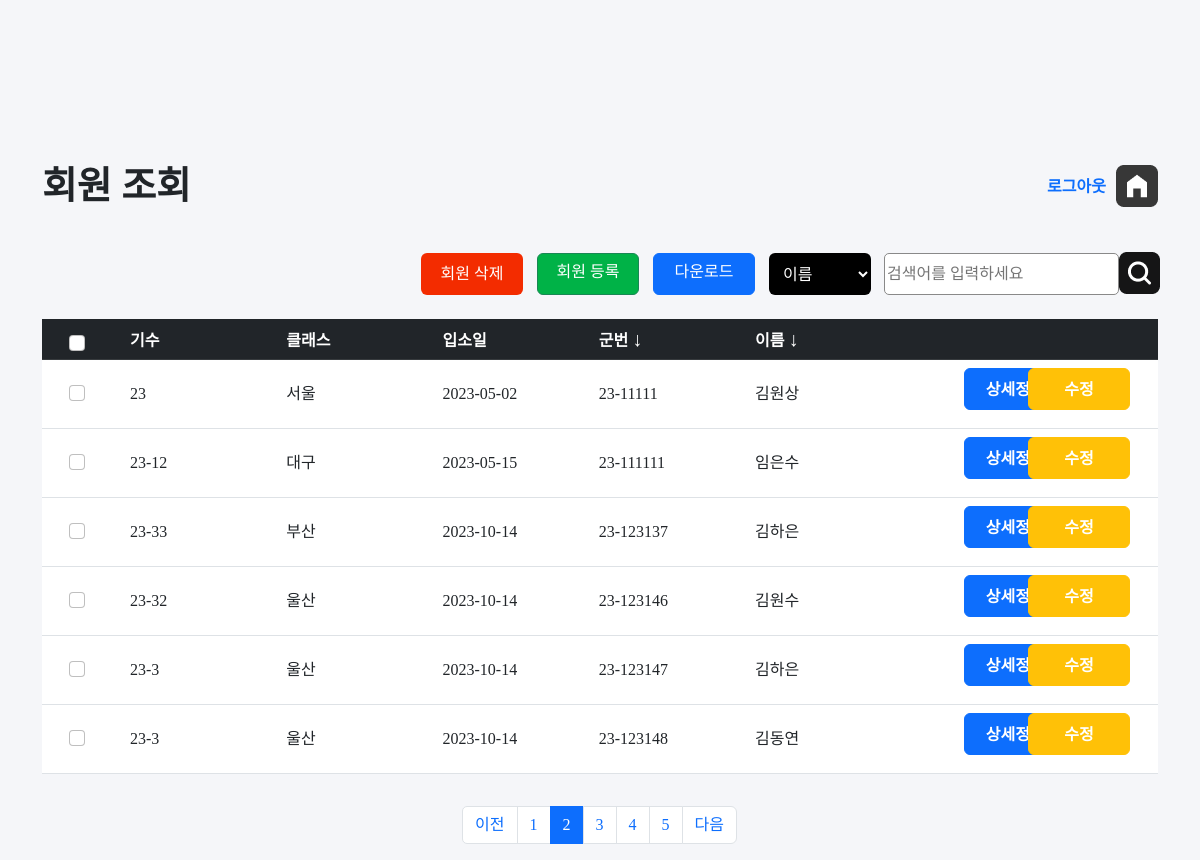
/jangseong/sort2.php?page=2&act=a (signed in), run on an earlier commit of the app's database.
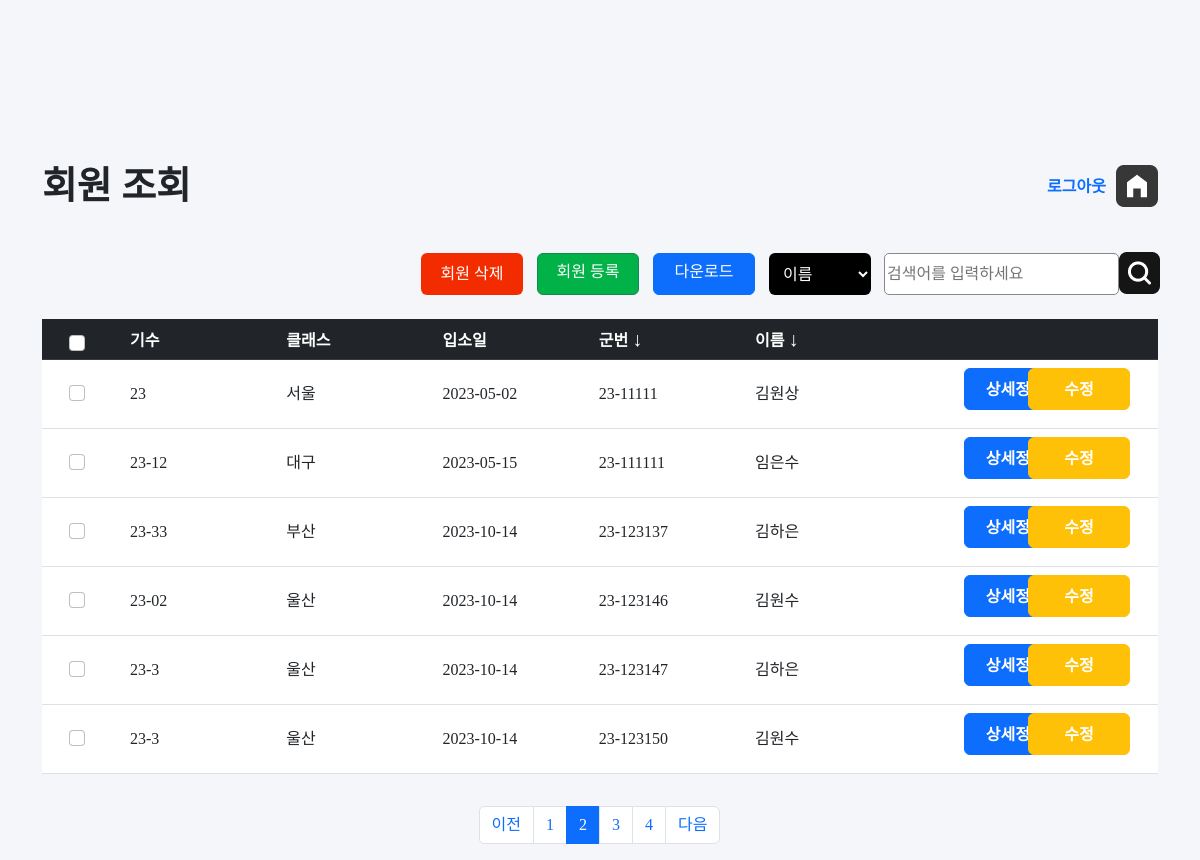
And on a later commit of the database.
### tables this page shows
CREATE TABLE `member` (
  `id` int(11) NOT NULL,
  `num` varchar(10) NOT NULL,
  `class` varchar(10) NOT NULL,
  `date` date NOT NULL,
  `memID` varchar(20) NOT NULL,
  `name` varchar(20) NOT NULL,
  `password` varchar(20) NOT NULL
);

### jangseong/sort2.php (the view, shortened to what the changed rows need)
<?php
require 'config.php';
if(!isset($_SESSION["login"]))
{
    echo "
    <div id='messagebox'>
    <script>
    alert('관리자 권한이 없는 계정입니다!');
    window.location.assign('index.php');
    </script>
    </div>
    ";
}
else{
?>
<!DOCTYPE html>
<html lang="en">
<head>
    <link rel="stylesheet" href="style.css">
    <link rel="stylesheet" href="src/bootstrap.min.css">
    <link rel="stylesheet" href="src/style.css">
</head>
<body>
    <div class="container"  >
        <div id="top">
            <h2>회원 조회</h2>
        </div>
    </div>
    <div class="container ">
        <div id="main">
            <form method="get" action="delete.php" name="listmember">
            <table class="table">
                <thead class="table-dark">
                <tr>
                    <th  class="text-center firstcol"  ><input class="form-check-input checklist" type="checkbox" id="myCheck" onclick="checkall()" style="position:relative; left:-5px; "></th>
                    <th class="listcol">기수</th>
                    <th class="listcol">클래스</th>
                    <th class="listcol">입소일</th>
                    <th class="listcol">군번
                        <?php
                            if(!isset($_GET["act"])){
                                $sort ="";
                            }
                            else{
                            $sort = $_GET["act"];
                            }
                            if($sort=="a"){
                                echo "<a href='sort2.php?act=b' class='btnsort'>&#8595; </a> ";
                            }
                            else{
                                echo "<a href='sort2.php?act=a' class='btnsort'>&#8593; </a> ";
                            }
                        ?>
                    </th>
                    <th class="listcol">이름 <a href="sort.php?act=a" class="btnsort">&#8595;</a> </th>
                    <th >&nbsp;</th>
                </tr>
                </thead>
                <tbody>
                <?php
                    $per_page_record = 6;
                    if (isset($_GET["page"])) {
                        $page  = $_GET["page"];
                    }
                    else {
                        $page=1;
                    }
                    $start_from = ($page-1) * $per_page_record;
                    if($sort=="a"){
                        $sql = "SELECT * FROM member  ORDER BY memID  ASC LIMIT $start_from, $per_page_record ";
                    }
                    else{
                        $sql = "SELECT * FROM member  ORDER BY memID DESC LIMIT $start_from, $per_page_record ";
                    }
                    $result = $conn->query($sql);
                    if ($result->num_rows > 0) {
                    $num = 0;
                    while($row = $result->fetch_assoc()) {
                        $memberID=$row['id'];
                ?>
                <tr>
                    <td class="text-center" > <input class="form-check-input justify-content-center checkitem"  style="position:relative; left:-5px; "  type="checkbox" id="myCheck<?php  echo $num;?>" name="mem[]" value="<?php echo $row['id'];?>"></td>
                    <td><?php echo $row['num']; ?></td>
                    <td><?php echo $row['class']; ?></td>
                    <td><?php echo $row['date']; ?></td>
                    <td><?php echo $row['memID']; ?></td>
                    <td><?php echo $row['name']; ?></td>
                    <td id="cot" ><a href="view.php?memID=<?php echo $row['memID']; ?>" class="btn btn-primary btnfix" style="position:relative; left:53px;" >상세정보</a> <a href="edit.php?id=<?php echo $memberID ?>" class="btn btn-warning btnfix" style="color:white; float:right; margin-right:20px; position:relative; " >수정</a></td>
             </tr>
                <?php
                    $num+=1;
                }
                } else {
                echo "0 results";
                }
                ?>
                </tbody>
            </table>
            </form>
        </div>
    </div>
    <div    class="container">
        <ul class="pagination  justify-content-center"  >
            <?php
                $query = "SELECT COUNT(*) FROM member ORDER BY id";
                $rs_result = mysqli_query($conn, $query);
                $row = mysqli_fetch_row($rs_result);
                $total_records = $row[0];
                $total_pages = ceil($total_records / $per_page_record);
                $pagLink = "";
                for ($i=1; $i<=$total_pages; $i++) {
                    if ($i == $page) {
                        if($sort=="a"){
                            $pagLink .= "<li class='page-item active'><a class = 'page-link' href='sort2.php?page=".$i."&act=a'>".$i." </a></li>";
                        }
                        else{
                            $pagLink .= "<li class='page-item active'><a class = 'page-link' href='sort2.php?page=".$i."&act=b'>".$i." </a></li>";
                        }
                    }
                    else  {
                        if($sort=="a"){
                            $pagLink .= "<li class='page-item '><a class='page-link' href='sort2.php?page=".$i."&act=a'> ".$i." </a></li>";
                        }
                        else{
                            $pagLink .= "<li class='page-item '><a class='page-link' href='sort2.php?page=".$i."&act=b'> ".$i." </a></li>";
                        }
                    }
                }
                echo $pagLink;
                ?>
        </ul>
    </div>
</body>
</html>
<?php
}
?>

What changed in the data, as far as the page shows it:
removed member: num "23-32", class "울산", date "2023-10-14", memID "23-123146", name "김원수"
removed member: num "23-3", class "울산", date "2023-10-14", memID "23-123148", name "김동연"
added member: num "23-02", class "울산", date "2023-10-14", memID "23-123146", name "김원수"
now on this page (row unchanged): member: num "23-3", class "울산", date "2023-10-14", memID "23-123150", name "김원수"
Also different on the page:
list line gone: "5"
